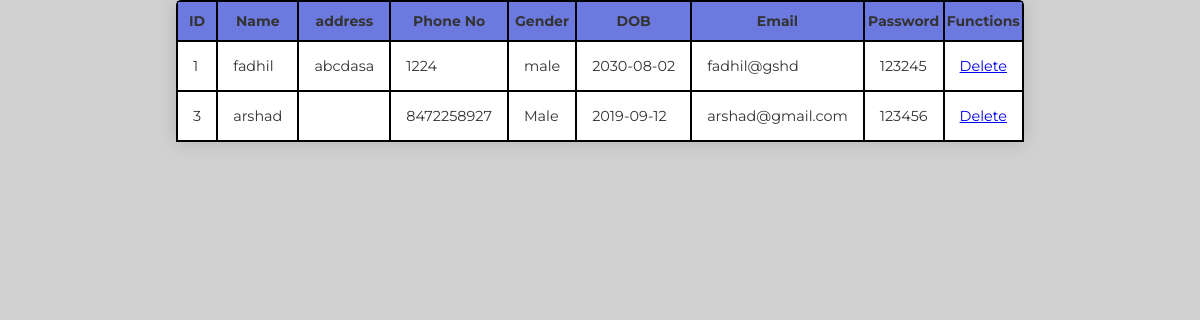
Screenshot of /patient_details.php with the database file from the repository.
### tables this page shows
CREATE TABLE IF NOT EXISTS `patient` (
  `id` int(11) NOT NULL AUTO_INCREMENT,
  `name` varchar(100) NOT NULL,
  `address` varchar(100) NOT NULL,
  `phone` bigint(20) NOT NULL,
  `gender` varchar(100) NOT NULL,
  `dob` date NOT NULL,
  `email` varchar(100) NOT NULL,
  `password` varchar(100) NOT NULL,
  PRIMARY KEY (`id`),
  UNIQUE KEY `email` (`email`)
);

### patient_details.php (the view, shortened to what this page needs)
<!DOCTYPE html>
<?php
require_once('connect.php');
?>
<html lang="en" dir="ltr">
<head>
</head>
<body>
  <?php
  $sql = "SELECT * FROM `patient`";
  $records = mysqli_query($conn,$sql); ?>
  <table>
    <tr>
      <th>ID</th>
      <th>Name</th>
      <th>address</th>
      <th>Phone No</th>
      <th>Gender</th>
      <th>DOB</th>
      <th>Email</th>
      <th>Password</th>
      <th>Functions</th>
    </tr>
    <?php
    while ($result = mysqli_fetch_assoc($records)){
      echo "<tr>";
      echo "<td>".$result['id']."</td>";
      echo "<td>".$result['name']."</td>";
      echo "<td>".$result['address']."</td>";
      echo "<td>".$result['phone']."</td>";
      echo "<td>".$result['gender']."</td>";
      echo "<td>".$result['dob']."</td>";
      echo "<td>".$result['email']."</td>";
      echo "<td>".$result['password']."</td>";
      ?>
      <td><div class= "del " ><a href="delete_patient.php?id=<?php echo $result['id'];?>">Delete</a></div>
      </tr>
    <?php }
    ?>
  </table>
</body>
</html>

### patient_details.php (style rules this page uses)
* { margin: auto; padding: auto; box-sizing: border-box; font-family: 'Montserrat', sans-serif; font-weight: 400; }
body { background-color: #d1d1d1; }
table { border-collapse: collapse; font-size: 0.9em; border-radius: 5px 5px 0 0; overflow: hidden; box-shadow: 0 0 20px rgba(0, 0, 0, 0.15); background-color: #ffffff ; color:#333333; padding-top: 20px; padding-bottom: 20px; }
tr { text-align: left; border: 2px solid black; }
td { padding-left: 15px; padding-bottom: 15px; padding-right: 15px; padding-top: 15px; border: 2px solid black; }
th { text-align: center; background-color: #6c7ae0; font-size: 14px; padding-bottom: 10px; padding-top: 10px; border: 2px solid black; font-weight: 700; }

### rows the page displays
patient: id "1", name "fadhil", address "abcdasa", phone "1224", gender "male", dob "2030-08-02", email "fadhil@gshd", password "123245"
patient: id "3", name "arshad", phone "8472258927", gender "Male", dob "2019-09-12", email "arshad@gmail.com", password "123456"
